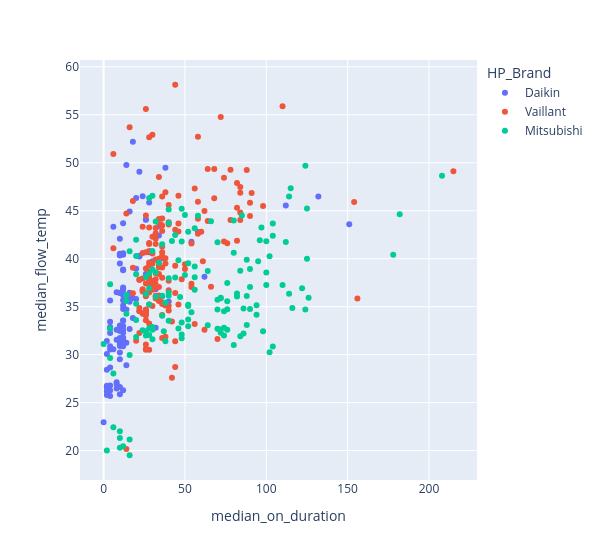

The notebook cell this image was saved under:
### Code cell
fig = px.scatter(groups, x="median_on_duration", y="median_flow_temp", color="HP_Brand", width=600)
fig.show()

### Figure 1 — Plotly figure (JSON) as saved in the notebook; plotly's stock layout.template omitted (floating-point values rounded to 4 significant figures; data arrays with more than 128 entries replaced by an {"elided": "..."} marker saying what was removed)
{"data": [{"hovertemplate": "HP_Brand=Daikin<br>median_on_duration=%{x}<br>median_flow_temp=%{y}<extra></extra>", "legendgroup": "Daikin", "marker": {"color": "#636efa", "symbol": "circle"}, "mode": "markers", "name": "Daikin", "orientation": "v", "showlegend": true, "type": "scatter", "x": [4, 20, 8, 14, 10, 10, 12, 12, 12, 6, 18, 14, 22, 20, 10, 2, 4, 8, 151, 12, 132, 12, 12, 10, 4, 12, 26, 32, 10, 36, 12, 36, 8, 10, 12, 12, 12, 12, 2, 12, 2, 16, 2, 26, 10, 10, 112, 10, 4, 10, 24, 10, 12, 16, 22, 8, 10, 20, 30, 4, 12, 4, 26, 12, 0, 2, 14, 4, 16, 54, 10, 10, 12, 10, 10, 18, 10, 40, 62, 10, 32, 12, 28, 4, 4, 4, 18, 2, 16, 22, 10, 12, 28, 8, 14, 10, 58, 12, 34, 34, 16, 38, 2, 8, 22, 6, 4, 12, 12, 12, 16, 12], "xaxis": "x", "y": [28.65, 38.96, 32.59, 31.23, 31.42, 25.87, 32.27, 31.77, 36.83, 30.56, 52.18, 28.88, 40.31, 46.33, 36.45, 28.43, 33.42, 27.13, 43.59, 35.67, 46.48, 38.86, 36.18, 40.4, 35.64, 30.87, 38.41, 36.82, 32.47, 36.08, 32.59, 40.05, 26.94, 31.34, 33.56, 34.77, 26.29, 33.52, 26.55, 36.75, 30.07, 36.45, 26.75, 44.08, 31.34, 31.09, 45.55, 33.04, 26.78, 32.59, 46.51, 30.9, 43.7, 44.93, 49.05, 36.5, 42.07, 35.78, 39.73, 30.55, 36.34, 30.87, 44.05, 31.42, 22.96, 26.18, 34.69, 26.25, 32.67, 41.77, 30.23, 36.42, 31.73, 26.62, 40.53, 35.9, 40.34, 35.52, 38.11, 29.51, 32.8, 38.8, 45.86, 32.75, 32.25, 25.68, 33.83, 25.79, 35.88, 34.52, 31.73, 31.08, 40.68, 26.48, 49.76, 39.5, 42.78, 37.0, 43.37, 42.42, 35.52, 49.48, 31.43, 31.55, 40.24, 43.33, 32.88, 35.12, 40.58, 40.41, 36.12, 32.98], "yaxis": "y"}, {"hovertemplate": "HP_Brand=Vaillant<br>median_on_duration=%{x}<br>median_flow_temp=%{y}<extra></extra>", "legendgroup": "Vaillant", "marker": {"color": "#EF553B", "symbol": "circle"}, "mode": "markers", "name": "Vaillant", "orientation": "v", "showlegend": true, "type": "scatter", "x": {"elided": "171 int values"}, "xaxis": "x", "y": {"elided": "171 float values"}, "yaxis": "y"}, {"hovertemplate": "HP_Brand=Mitsubishi<br>median_on_duration=%{x}<br>median_flow_temp=%{y}<extra></extra>", "legendgroup": "Mitsubishi", "marker": {"color": "#00cc96", "symbol": "circle"}, "mode": "markers", "name": "Mitsubishi", "orientation": "v", "showlegend": true, "type": "scatter", "x": {"elided": "145 int values"}, "xaxis": "x", "y": {"elided": "145 float values"}, "yaxis": "y"}], "layout": {"legend": {"title": {"text": "HP_Brand"}, "tracegroupgap": 0}, "margin": {"t": 60}, "width": 600, "xaxis": {"anchor": "y", "domain": [0, 1], "title": {"text": "median_on_duration"}}, "yaxis": {"anchor": "x", "domain": [0, 1], "title": {"text": "median_flow_temp"}}}}
